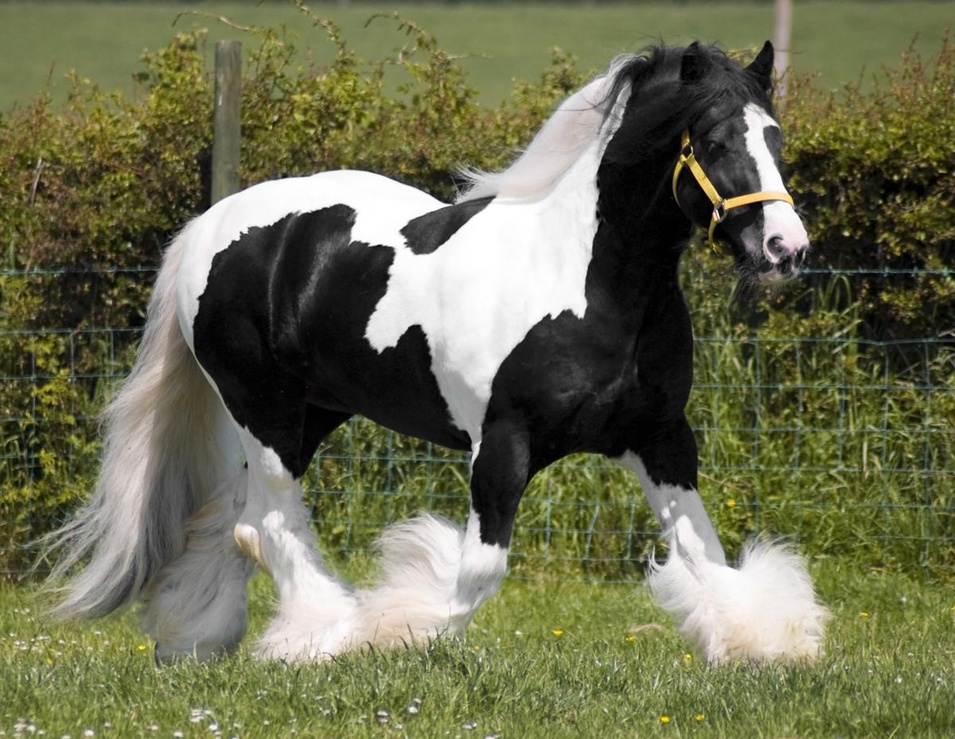
#> input picture Cavalo/cavalo.jpg, 955 x 739 px, shrunk from 1200 x 928 before the run, found by its file name
$ python CAVALO_CORES.py
#> lines starting #> are read from the running program, lines starting #| are printed output that depends on the picture
import cv2
import numpy as np
import os

# Verificar o diretório de trabalho atual
print("Diretório de trabalho atual:", os.getcwd())

# Carregar a imagem com o caminho correto
imagem = cv2.imread('Cavalo/cavalo.jpg')
#> imagem is the input picture: shape (739, 955, 3); mean B, G, R 80.3, 109, 107.7
if imagem is None:
    print("Erro: A imagem 'cavalo.jpg' não foi encontrada ou não pode ser carregada.")
    exit()

# Separar os canais de cor em azul, verde e vermelho
azul, verde, vermelho = cv2.split(imagem)
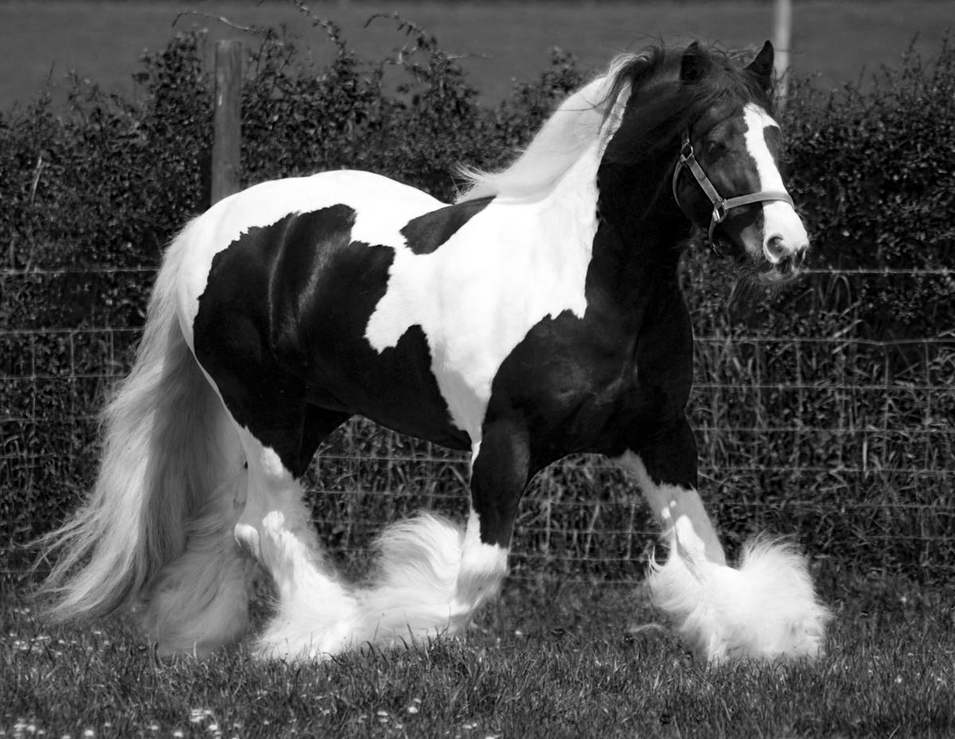
#> azul: shape (739, 955); min 0, max 255, mean 80.3
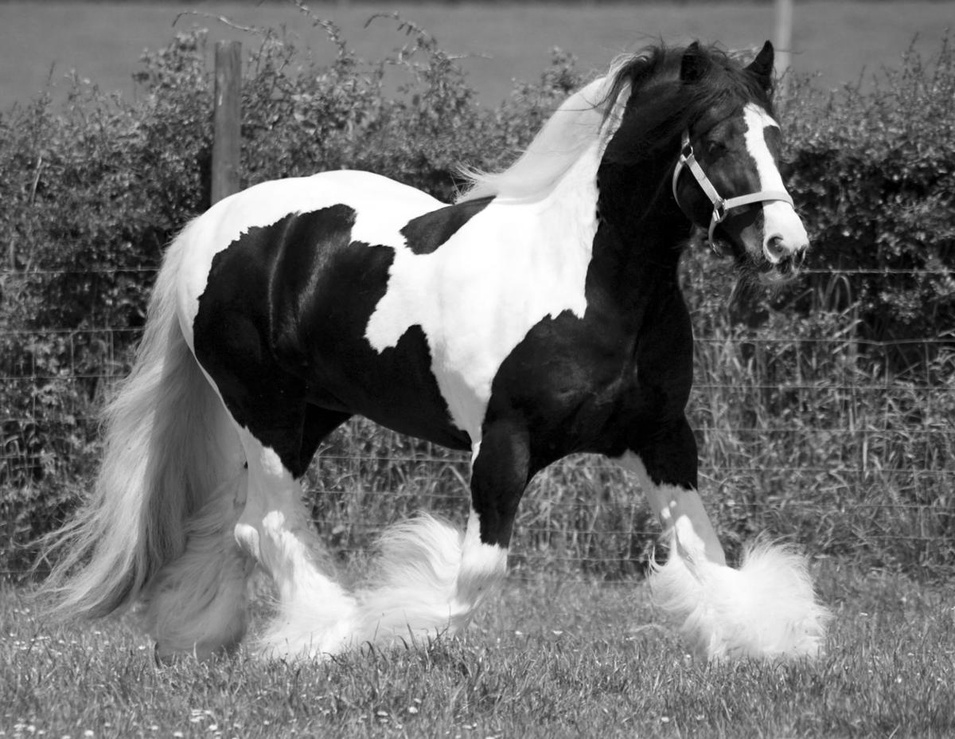
#> verde: shape (739, 955); min 0, max 255, mean 109

# Mesclar os canais de cor na ordem BGR (reconstruir a imagem original)
imagem_mesclada = cv2.merge((azul, verde, vermelho))

# Inverter os canais de cor (de BGR para RGB)
imagem_invertida = cv2.merge((vermelho, verde, azul))

# Criar uma imagem em branco (preta) com as mesmas dimensões da imagem original
blank = np.zeros(imagem.shape[:2], dtype='uint8')

# Criar imagens destacando cada canal de cor
canal_azul = cv2.merge([azul, blank, blank])         # Canal azul
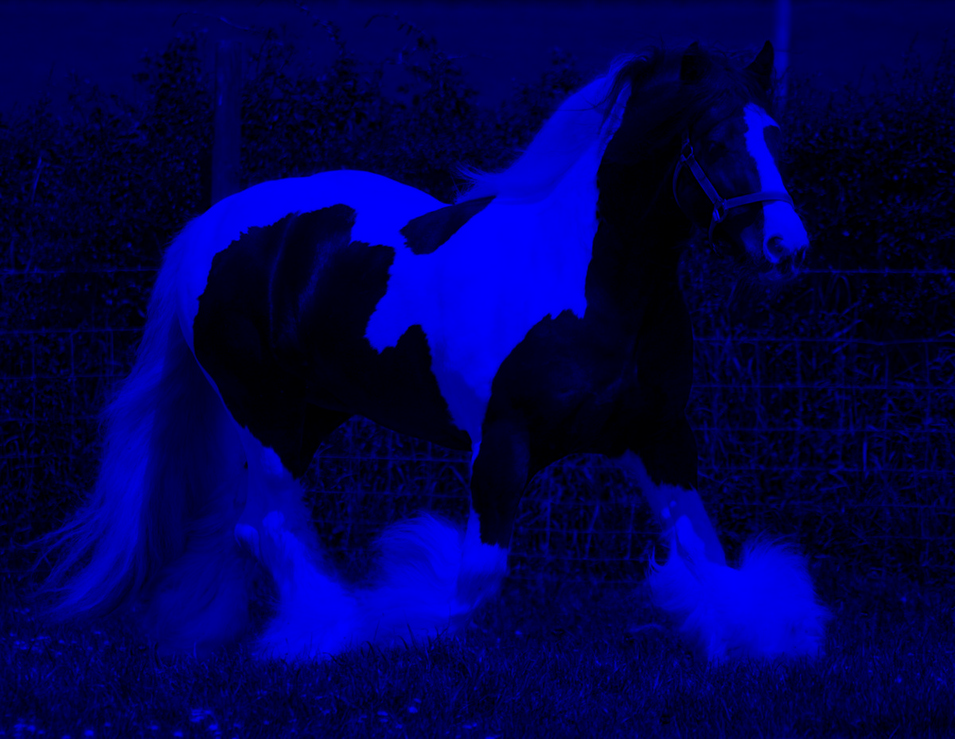
#> canal_azul: shape (739, 955, 3); mean of channels 0, 1, 2 80.3, 0, 0; drawn as B, G, R
canal_verde = cv2.merge([blank, verde, blank])       # Canal verde
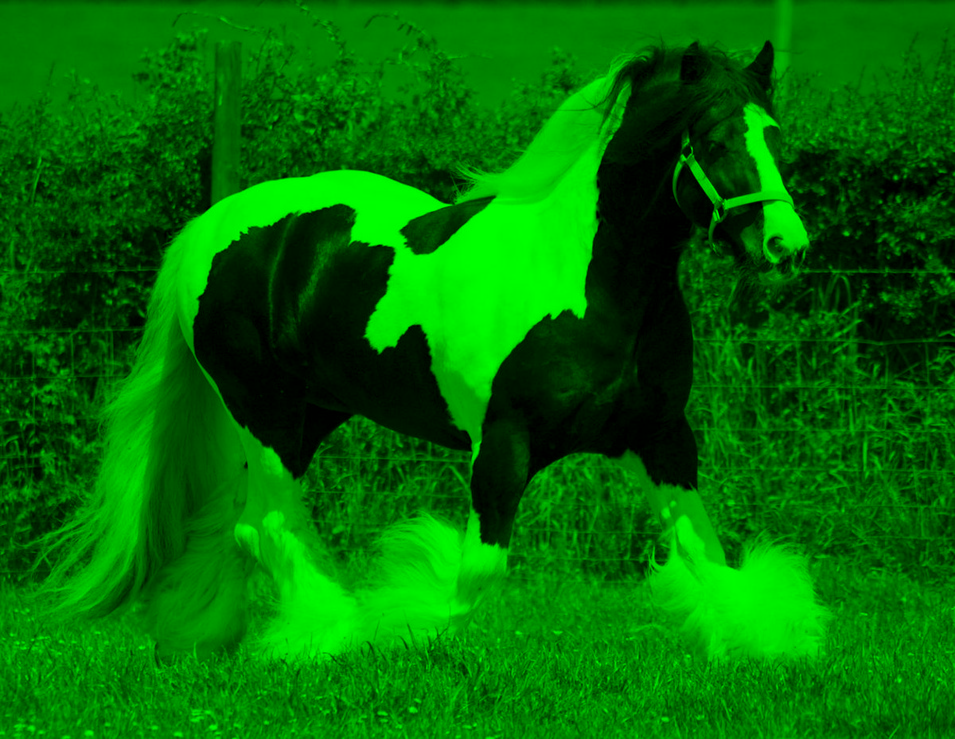
#> canal_verde: shape (739, 955, 3); mean of channels 0, 1, 2 0, 109, 0; drawn as B, G, R
canal_vermelho = cv2.merge([blank, blank, vermelho]) # Canal vermelho
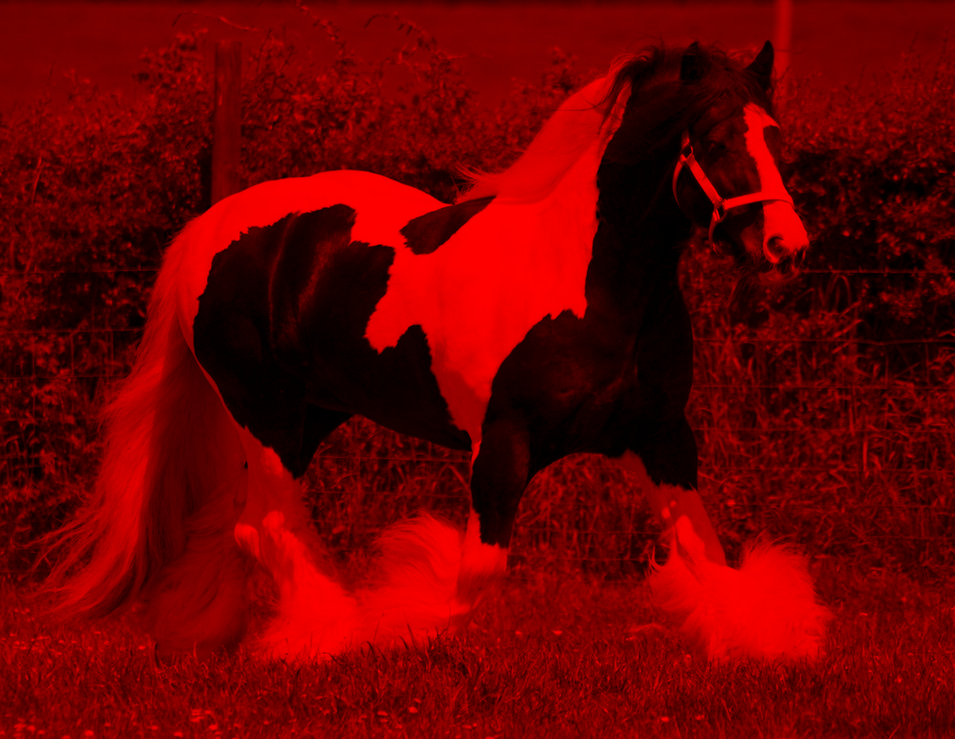
#> canal_vermelho: shape (739, 955, 3); mean of channels 0, 1, 2 0, 0, 107.7; drawn as B, G, R

# Salvar as imagens
cv2.imwrite('Cavalo/azul.png', canal_azul)
cv2.imwrite('Cavalo/verde.png', canal_verde)
cv2.imwrite('Cavalo/vermelho.png', canal_vermelho)
cv2.imwrite('Cavalo/imagem_mesclada.png', imagem_mesclada)
cv2.imwrite('Cavalo/imagem_invertida.png', imagem_invertida)

print("As imagens foram salvas com sucesso.")
